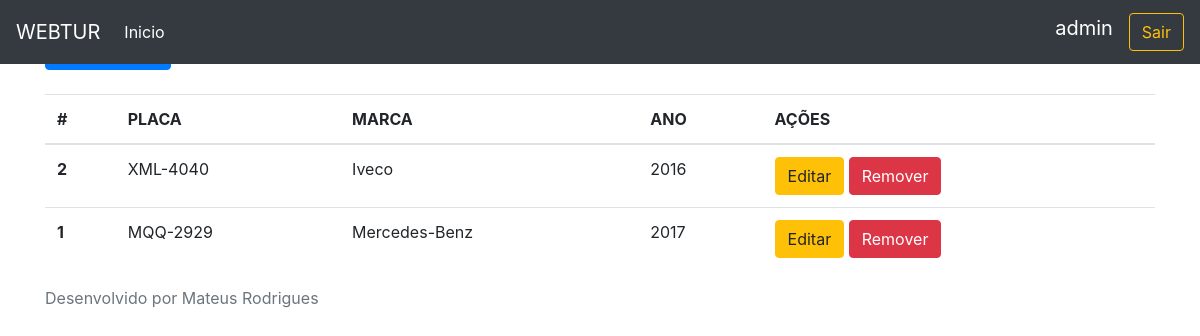
The app's page /veiculo/ (signed in) with its own data.
### website/models.py (models this page shows, shortened)
class Veiculo(models.Model):
    marca = models.CharField(max_length=200)
    modelo = models.CharField(max_length=200)
    tipo = models.CharField(max_length=200)
    combustivel = models.CharField(max_length=200, verbose_name='combustível')
    placa = models.CharField(max_length=7, unique=True)
    chassi = models.CharField(max_length=17, unique=True)
    ano = models.IntegerField()
    capacidade = models.IntegerField()
    class Meta:
        ordering = ['marca', 'modelo']
        verbose_name = 'veículo'

### website/views.py (the view)
# urls.py: path('veiculo/', lista_veiculos, name="lista_veiculos"),
@login_required
def lista_veiculos(request):
    lista_veiculos = Veiculo.objects.all()
    return render(request, 'lista_veiculo.html', context={'lista_veiculos':lista_veiculos})

### website/templates/lista_veiculo.html
{% extends 'base.html' %}
{% block conteudo %}
<mat-card>
    <mat-card-header><h5 class="text-center">Lista de Veículos</h5></mat-card-header>
</mat-card>
    <a class="btn btn-primary" role='button' href='/veiculo/add'>Novo Veículo</a>
    <br />
    <br />
    <table class="table">
        <thead>
            <tr>
                <th scope="col">#</th>
                <th scope="col">PLACA</th>
                <th scope="col">MARCA</th>
                <th scope="col">ANO</th>
                <th scope="col">AÇÕES</th>
            </tr>
        </thead>
        <tbody>
            {% for v in lista_veiculos %}
                <tr>
                    <th scope="row">{{ v.pk }}</th>
                    <td>{{ v.placa }}</td>
                    <td>{{ v.marca }}</td>
                    <td>{{ v.ano }}</td>
                    <td>
                        <a href="/veiculo/editar/{{v.pk}}" class="btn btn-warning" >Editar</a>
                        <a href="/veiculo/remover/{{v.pk}}" class="btn btn-danger" >Remover</a>
                    </td>
                </tr>
            {% endfor %}
        </tbody>
    </table>
{% endblock %}

### website/templates/base.html (shortened to what this page needs)
<!doctype html>
<html lang="en">
  <head>
    <link rel="stylesheet" href="https://maxcdn.bootstrapcdn.com/bootstrap/4.0.0/css/bootstrap.min.css">
    <link rel="stylesheet" href="https://getbootstrap.com/docs/4.0/examples/sticky-footer-navbar/sticky-footer-navbar.css" />
  </head>
  <body>
    <header>
      <nav class="navbar navbar-expand-md navbar-dark fixed-top bg-dark">
        <a class="navbar-brand" href="#">
          WEBTUR
        </a>
        <div class="collapse navbar-collapse" id="navbarCollapse">
          <ul class="navbar-nav mr-auto">
            <li class="nav-item">
              <a class="nav-link" href="/index"><font color='#fff'>Inicio</font></a>
            </li>
            </ul>
            <label class="navbar-brand">{{request.user}}</label>
	          <a class="btn btn-outline-warning my-2 my-sm-0" href="/">Sair</a>
        </div>
      </nav>
    </header>
    <main role="main" class="container">
        {% block conteudo %}
        {% endblock %}
    </main>
    <footer class="footer">
      <div class="container">
        <span class="text-muted">Desenvolvido por Mateus Rodrigues</span>
      </div>
    </footer>
  </body>
</html>

### records on screen
Veiculo: pk "2", placa "XML-4040", marca "Iveco", ano "2016"
Veiculo: pk "1", placa "MQQ-2929", marca "Mercedes-Benz", ano "2017"

### other values on screen
{{ request.user }} "admin"
